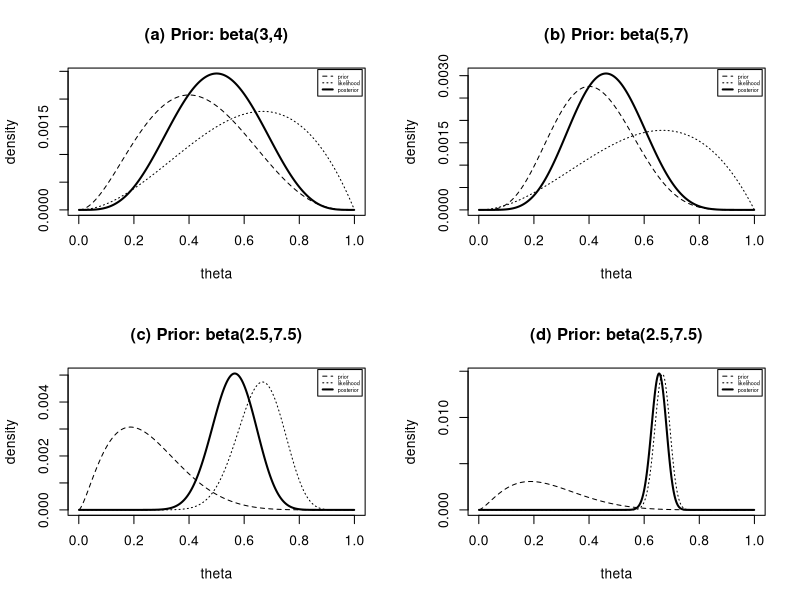

Source code (R):
#############
## Bayes ####
#############

#We create a function that approximates our computation 
beta_binom = function(n,y,a=2,b=3,main=""){
  #likelihood: y|theta - binom(n,theta)
  #prior: theta - beta(a,b)
  #posterior: theta|y - beta(a+y,n-y+b)
  #Set all values that we consider for thet
  theta=seq(0.001,0.999,0.001)
  #set the distributional assumptions for our prior
  prior=dbeta(theta,a,b)
  if(n>0){likelihood=dbinom(y,n,theta)} 
  #as we have computed the posterior by hand, we add this information to our code
  if(n>0){posterior=dbeta(theta,a+y,n-y+b)} 
  #standardization
  prior=prior/sum(prior)
  if(n>0){likelihood=likelihood/sum(likelihood)}
  if(n>0){posterior=posterior/sum(posterior)}
  ylim=c(0,max(prior))
  if(n>0){ylim=c(0,max(c(prior,likelihood,posterior)))}
  plot(theta,prior,type="l",lty=2,xlab="theta",ylab="density",main=main,ylim=ylim)
  if(n>0){lines(theta,likelihood,lty=3)}
  if(n>0){lines(theta,posterior,lty=1,lwd=2)}
  legend("topright",c("prior","likelihood","posterior"),
         lty=c(2,3,1),lwd=c(1,1,2),inset=0.01,cex=0.4,pt.cex=1)
}

#We now look at different parameter choices for our prior for different sample sizes
par(mfrow=c(2,2))
beta_binom(3,2,3,4,main="(a) Prior: beta(3,4)")
beta_binom(3,2,5,7,main="(b) Prior: beta(5,7)")
beta_binom(30,20,2.5,7.5,main="(c) Prior: beta(2.5,7.5)")
beta_binom(300,200,2.5,7.5,main="(d) Prior: beta(2.5,7.5)")
